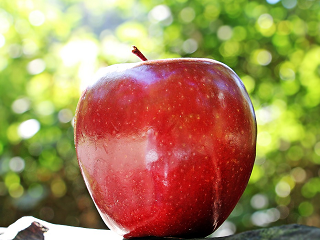
//> input picture colour_identification/Images/RedApple.bmp, 320 x 240 px
$ ./main   (built with g++ and OpenCV 4)
//> lines starting //> are read from the running program, lines starting //| are printed output that depends on the picture; after the words box and inside, x2 and y2 are one past the last pixel; in counts of white or black regions, pixels touching at a corner belong together
#include <iostream>
#include <stdio.h>

#include "opencv2/core.hpp"
#include "opencv2/highgui.hpp"
#include "opencv2/imgproc.hpp"

using namespace cv;
using namespace std;


int main()
{
    // [5 lines of commented-out code are left out]
    Mat RedApple = imread("Images/RedApple.bmp");
//> RedApple is the input picture: 240 rows x 320 cols, CV_8UC3; mean B, G, R 85.8, 134.3, 162.4
    Mat RedCar = imread("Images/RedCar.bmp");
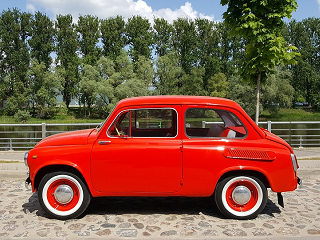
//> input picture colour_identification/Images/RedCar.bmp, 320 x 240 px
//> RedCar is the input picture: 240 rows x 320 cols, CV_8UC3; mean B, G, R 73.2, 91.6, 129.7
    Mat frame = RedApple;

    Mat imgWithRect ;
    frame.copyTo(imgWithRect);

    Mat HSVPic;
    cvtColor(frame,HSVPic,COLOR_BGR2HSV);
//> HSVPic: 240 rows x 320 cols, CV_8UC3; mean H, S, V 42.1, 141.9, 175.2

    //Erode & Dilate
    Mat kernel = getStructuringElement(MORPH_ELLIPSE, Size(11, 16));
    morphologyEx(HSVPic, HSVPic, MORPH_OPEN, kernel);
//> HSVPic: 240 rows x 320 cols, CV_8UC3; mean H, S, V 25.1, 122.4, 162.9

    int colours_hue[6] = {0,20,35,78,120,180};
    String colour_names[5] = {"Red","Yellow","Green","Blue","Pink"};
    int colour_min,colour_max,min_val, max_val;
    int colour_index;
    int Maximum = -999;
    Mat HSVPic2 = HSVPic.clone();
    Mat OutputBinaryImg;
    for (int i = 0; i < 5; ++i) {
      colour_min = colours_hue[i];
      colour_max = colours_hue[i+1]-1;
      inRange(HSVPic2, Scalar(colour_min,50,40), Scalar(colour_max, 255, 255), HSVPic);
      if (countNonZero(HSVPic)>Maximum){
            Maximum = countNonZero(HSVPic);
            colour_index=i;
            min_val=colour_min;
            max_val=colour_max;
        }
        cout << "Colour: "<<colour_names[i] << endl;
        cout << "Current Pixels: "<< countNonZero(HSVPic) << endl;
        cout << "Maximum Pixels: "<< Maximum <<" ("<< colour_names[colour_index]<<")" << endl<<endl;
    }
//> this loop made 5 passes
//> Maximum on pass 1: 25183
//| Current Pixels: 25183
//| Maximum Pixels: 25183 (Red)
//| Current Pixels: 13568
//| Maximum Pixels: 25183 (Red)
//| Current Pixels: 21537
//| Maximum Pixels: 25183 (Red)
//| Current Pixels: 32
//| Maximum Pixels: 25183 (Red)
//| Current Pixels: 1378
//| Maximum Pixels: 25183 (Red)
//> pass 1, `inRange(HSVPic2, Scalar(colour_min,50,40), Scalar(colour_max, 255, 255..`:
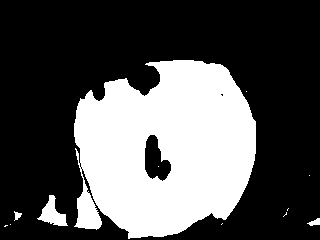
//> HSVPic: 240 rows x 320 cols, CV_8UC1; 32.8% white; 12 white regions (8 under 20 px), largest, box (x1, y1, x2, y2) and area: (74, 60, 256, 239) 24612, (37, 195, 68, 226) 448, (307, 218, 320, 226) 60, (14, 211, 22, 221) 43
//> pass 2, `inRange(HSVPic2, Scalar(colour_min,50,40), Scalar(colour_max, 255, 255..`:
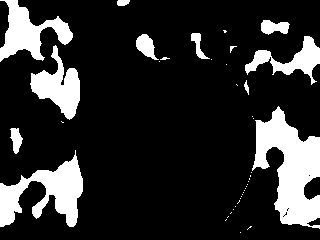
//> HSVPic: 240 rows x 320 cols, CV_8UC1; 17.7% white; 41 white regions (29 under 20 px), largest, box (x1, y1, x2, y2) and area: (252, 106, 320, 229) 4511, (0, 150, 83, 227) 2871, (0, 0, 73, 62) 1987
//> pass 3, `inRange(HSVPic2, Scalar(colour_min,50,40), Scalar(colour_max, 255, 255..`:
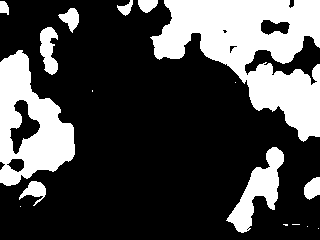
//> HSVPic: 240 rows x 320 cols, CV_8UC1; 28% white; 17 white regions (7 under 20 px), largest, box (x1, y1, x2, y2) and area: (150, 0, 320, 142) 12120, (0, 50, 75, 186) 5635, (226, 147, 284, 233) 1902
//> after the loop:
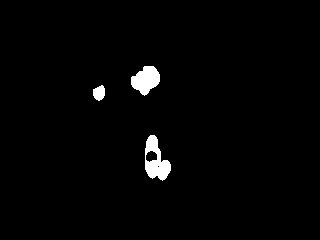
//> HSVPic: 240 rows x 320 cols, CV_8UC1; 1.8% white; 3 white regions
//> after the loop, Maximum = 25183; colour_index = 0; min_val = 0; max_val = 19
    inRange(HSVPic2, Scalar(min_val,50,40), Scalar(max_val, 255, 255), OutputBinaryImg);
    cout << "Color: "<<colour_names[colour_index] << endl;
//| Color: Red

    vector < vector < Point> >contours;
    findContours(OutputBinaryImg,contours,RETR_EXTERNAL,CHAIN_APPROX_SIMPLE);
//> contours = 11 contours, 7 with area under 20; largest, box (x1, y1, x2, y2) and area: (74, 60, 256, 239) 24977, (37, 195, 68, 226) 398, (307, 218, 320, 226) 44, (14, 211, 22, 221) 29

    size_t max_contour=0;
    for(size_t i=0;i<contours.size();++i){
        if(contours.size()>max_contour){
            max_contour=i;
        }
    }
//> this loop made 11 passes
//> after the loop, max_contour = 10
    Rect boundRect = boundingRect(contours[max_contour]);
//> boundRect = Rect(74, 60, 182, 179)
    rectangle(imgWithRect,boundRect.tl(),boundRect.br(),(0,0,0),3);
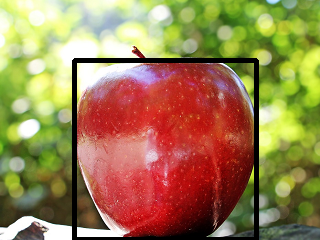
//> imgWithRect: 240 rows x 320 cols, CV_8UC3; 4.19% of pixels changed, all inside (x1, y1, x2, y2) = (72, 58, 259, 240)

    namedWindow("Contour");
    imshow("Contour",imgWithRect);
    waitKey();
    destroyWindow("Contour");
    return 0;
}
